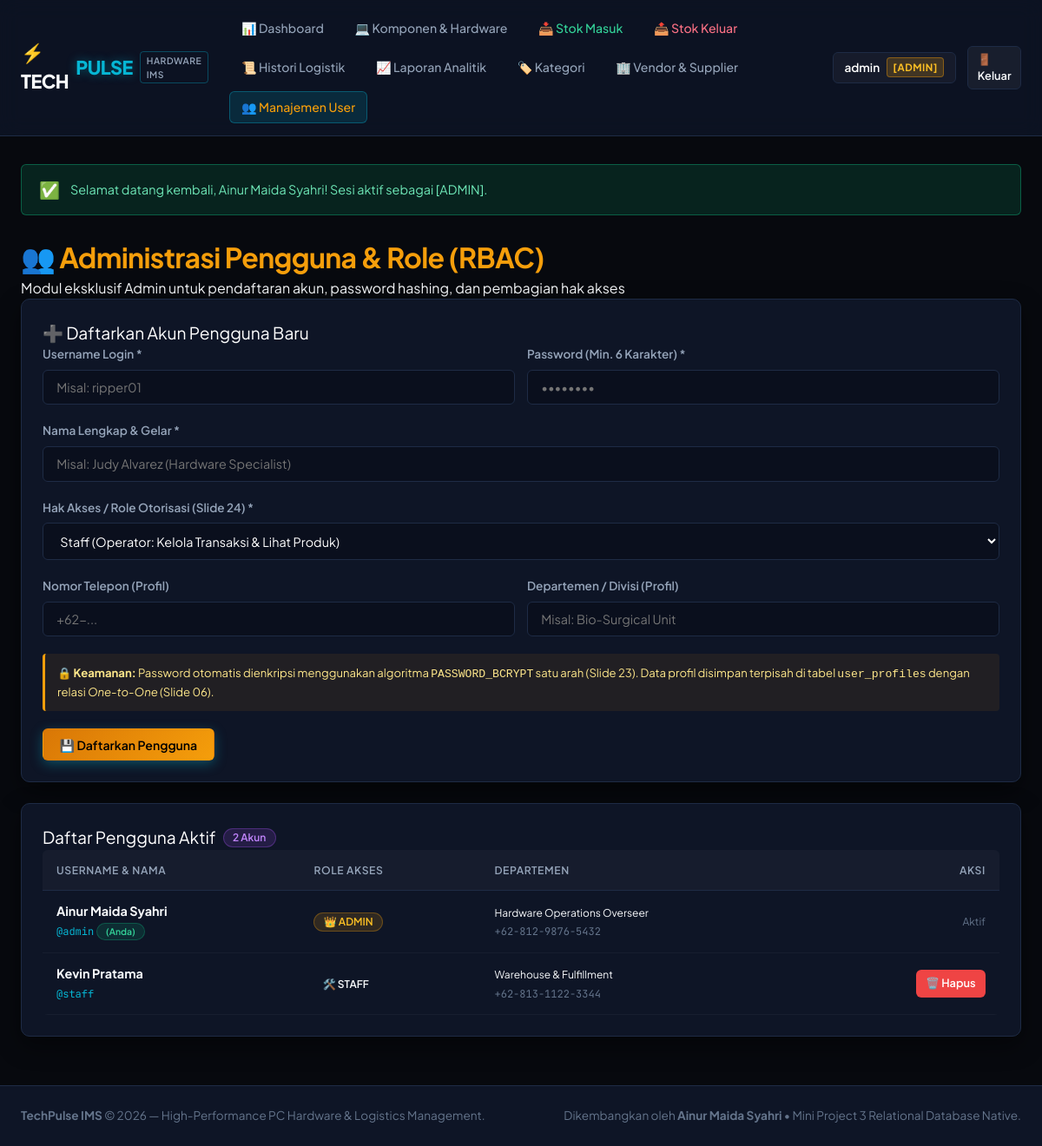
/users.php (signed in), run on the app's committed database.
### tables this page shows
CREATE TABLE `user_profiles` (
    `id` INT AUTO_INCREMENT PRIMARY KEY,
    `user_id` INT NOT NULL UNIQUE,
    `phone` VARCHAR(50) DEFAULT NULL,
    `department` VARCHAR(100) DEFAULT NULL,
    `bio` TEXT DEFAULT NULL,
    FOREIGN KEY (`user_id`) REFERENCES `users`(`id`) ON DELETE CASCADE ON UPDATE CASCADE
);

CREATE TABLE `users` (
    `id` INT AUTO_INCREMENT PRIMARY KEY,
    `username` VARCHAR(50) NOT NULL UNIQUE,
    `password_hash` VARCHAR(255) NOT NULL,
    `full_name` VARCHAR(100) NOT NULL,
    `role` ENUM('admin', 'staff') NOT NULL DEFAULT 'staff',
    `created_at` TIMESTAMP DEFAULT CURRENT_TIMESTAMP
);

### helpers/escape.php (called while the page is built, shortened)
<?php
function e($string) {
    return htmlspecialchars((string)$string, ENT_QUOTES, 'UTF-8');
}

### helpers/auth.php (called while the page is built, shortened)
<?php
function is_logged_in() {
    return isset($_SESSION['user']) && !empty($_SESSION['user']['id']);
}
function current_user() {
    return is_logged_in() ? $_SESSION['user'] : null;
}

### users.php (the view, shortened to what this page needs)
<?php
require_once __DIR__ . '/views/header.php';
$users = $pdo->query("
    SELECT u.id, u.username, u.full_name, u.role, u.created_at,
           up.phone, up.department
    FROM users u
    LEFT JOIN user_profiles up ON up.user_id = u.id
    ORDER BY u.id ASC
")->fetchAll();
?>
<div class="page-header">
    <div>
        <h1 class="page-title" style="color: var(--amber-neon);">👥 Administrasi Pengguna & Role (RBAC)</h1>
        <div class="page-subtitle">Modul eksklusif Admin untuk pendaftaran akun, password hashing, dan pembagian hak akses</div>
    </div>
</div>
<div class="grid-cols-2">
    <div class="card">
        <div class="card-title">
            <span>➕ Daftarkan Akun Pengguna Baru</span>
        </div>
        <form action="users.php" method="POST">
            <div style="display: grid; grid-template-columns: 1fr 1fr; gap: 14px;">
                <div class="form-group">
                    <label class="form-label" for="username">Username Login *</label>
                    <input type="text" id="username" name="username" class="form-control"
                           placeholder="Misal: ripper01" required>
                </div>
                <div class="form-group">
                    <label class="form-label" for="password">Password (Min. 6 Karakter) *</label>
                    <input type="password" id="password" name="password" class="form-control"
                           placeholder="••••••••" required>
                </div>
            </div>
            <div class="form-group">
                <label class="form-label" for="full_name">Nama Lengkap & Gelar *</label>
                <input type="text" id="full_name" name="full_name" class="form-control"
                       placeholder="Misal: Judy Alvarez (Hardware Specialist)" required>
            </div>
            <div class="form-group">
                <label class="form-label" for="role">Hak Akses / Role Otorisasi (Slide 24) *</label>
                <select id="role" name="role" class="form-control" required>
                    <option value="staff">Staff (Operator: Kelola Transaksi & Lihat Produk)</option>
                </select>
            </div>
            <div style="display: grid; grid-template-columns: 1fr 1fr; gap: 14px;">
                <div class="form-group">
                    <label class="form-label" for="phone">Nomor Telepon (Profil)</label>
                    <input type="text" id="phone" name="phone" class="form-control mono"
                           placeholder="+62-...">
                </div>
                <div class="form-group">
                    <label class="form-label" for="department">Departemen / Divisi (Profil)</label>
                    <input type="text" id="department" name="department" class="form-control"
                           placeholder="Misal: Bio-Surgical Unit">
                </div>
            </div>
            <div style="background: rgba(245, 158, 11, 0.08); border-left: 3px solid var(--amber-neon); padding: 12px 14px; border-radius: 4px; font-size: 0.82rem; color: #fde68a; margin-bottom: 20px;">
                🔒 <strong>Keamanan:</strong> Password otomatis dienkripsi menggunakan algoritma <code>PASSWORD_BCRYPT</code> satu arah (Slide 23). Data profil disimpan terpisah di tabel <code>user_profiles</code> dengan relasi <em>One-to-One</em> (Slide 06).
            </div>
            <button type="submit" class="btn btn-primary" style="background: linear-gradient(135deg, #d97706, #f59e0b); color: #000;">
                💾 Daftarkan Pengguna
            </button>
        </form>
    </div>
    <div class="card">
        <div class="card-title">
            <span>Daftar Pengguna Aktif</span>
            <span class="badge badge-purple"><?= count($users) ?> Akun</span>
        </div>
        <div class="table-responsive">
            <table class="custom-table">
                <thead>
                    <tr>
                        <th>Username & Nama</th>
                        <th>Role Akses</th>
                        <th>Departemen</th>
                        <th style="text-align: right;">Aksi</th>
                    </tr>
                </thead>
                <tbody>
                    <?php foreach ($users as $u): ?>
                        <tr>
                            <td>
                                <strong><?= e($u['full_name']) ?></strong><br>
                                <small class="mono" style="color: var(--cyan-neon);">@<?= e($u['username']) ?></small>
                                <?php if ($u['id'] === (int)$current_user['id']): ?>
                                    <span class="badge badge-success" style="font-size: 0.65rem;">(Anda)</span>
                                <?php endif; ?>
                            </td>
                            <td>
                                <?php if ($u['role'] === 'admin'): ?>
                                    <span class="badge badge-warning">👑 ADMIN</span>
                                <?php else: ?>
                                    <span class="badge badge-cyan">🛠️ STAFF</span>
                                <?php endif; ?>
                            </td>
                            <td>
                                <small><?= e($u['department'] ?: '-') ?></small><br>
                                <small class="mono" style="color: var(--text-dim);"><?= e($u['phone'] ?: '') ?></small>
                            </td>
                            <td style="text-align: right;">
                                <?php if ($u['id'] !== (int)$current_user['id']): ?>
                                    <a href="users.php?action=delete&id=<?= $u['id'] ?>" class="btn btn-danger btn-sm"
                                       onclick="return confirm('Hapus akun <?= e($u['username']) ?>?');">
                                        🗑️ Hapus
                                    </a>
                                <?php else: ?>
                                    <span style="font-size: 0.75rem; color: var(--text-dim);">Aktif</span>
                                <?php endif; ?>
                            </td>
                        </tr>
                    <?php endforeach; ?>
                </tbody>
            </table>
        </div>
    </div>
</div>
<?php require_once __DIR__ . '/views/footer.php'; ?>

### assets/css/style.css (style rules this page uses)
:root { --bg-dark: #07090e; --bg-card: #0e1526; --bg-card-hover: #141f38; --bg-input: #0a0f1d; --border-color: #1e2b45; --border-accent: rgba(6, 182, 212, 0.35); --text-main: #f8fafc; --text-muted: #94a3b8; --text-dim: #64748b; --cyan-neon: #06b6d4; --cyan-glow: rgba(6, 182, 212, 0.45); --blue-accent: #3b82f6; --violet-accent: #8b5cf6; --indigo-neon: #6366f1; --emerald-neon: #10b981; --amber-neon: #f59e0b; --rose-neon: #f43f5e; --purple-neon: #a855f7; --radius-sm: 6px; --radius-md: 10px; --radius-lg: 14px; --shadow-card: 0 10px 28px rgba(0, 0, 0, 0.45); --shadow-glow: 0 0 20px rgba(6, 182, 212, 0.25); }
* { box-sizing: border-box; margin: 0; padding: 0; }
body { background-color: var(--bg-dark); color: var(--text-main); font-family: 'Plus Jakarta Sans', sans-serif; min-height: 100vh; display: flex; flex-direction: column; line-height: 1.5; }
h1, h2, h3, h4, .brand-font { letter-spacing: -0.02em; font-weight: 700; }
.mono { font-family: 'JetBrains Mono', monospace; }
.card { background: var(--bg-card); border: 1px solid var(--border-color); border-radius: var(--radius-md); padding: 1.5rem; box-shadow: var(--shadow-card); margin-bottom: 1.5rem; position: relative; overflow: hidden; transition: border-color 0.2s ease; }
.card-title { font-size: 1.2rem; color: #fff; display: flex; align-items: center; gap: 0.5rem; }
.grid-cols-2 { grid-template-columns: repeat(2, minmax(0, 1fr)); }
.table-responsive { overflow-x: auto; border-radius: var(--radius-sm); }
table { width: 100%; border-collapse: collapse; font-size: 0.9rem; text-align: left; }
th { background: rgba(255, 255, 255, 0.03); color: var(--text-muted); font-weight: 600; text-transform: uppercase; font-size: 0.76rem; letter-spacing: 0.6px; padding: 0.85rem 1rem; border-bottom: 1px solid var(--border-color); }
td { padding: 0.85rem 1rem; border-bottom: 1px solid rgba(255, 255, 255, 0.04); color: var(--text-main); vertical-align: middle; }
.badge { display: inline-block; padding: 0.25rem 0.65rem; border-radius: 9999px; font-size: 0.75rem; font-weight: 600; line-height: 1; }
.badge-success { background: rgba(16, 185, 129, 0.15); color: #34d399; border: 1px solid rgba(16, 185, 129, 0.3); }
.badge-warning { background: rgba(245, 158, 11, 0.15); color: #fbbf24; border: 1px solid rgba(245, 158, 11, 0.3); }
.badge-purple { background: rgba(168, 85, 247, 0.15); color: #c084fc; border: 1px solid rgba(168, 85, 247, 0.3); }
.btn { display: inline-flex; align-items: center; justify-content: center; gap: 0.45rem; padding: 0.55rem 1.15rem; font-size: 0.88rem; font-weight: 600; border-radius: var(--radius-sm); text-decoration: none; cursor: pointer; border: 1px solid transparent; transition: all 0.2s ease; font-family: inherit; }
.btn-primary { background: linear-gradient(135deg, #06b6d4, #3b82f6); color: #fff; box-shadow: 0 4px 14px rgba(6, 182, 212, 0.35); }
.btn-danger { background: #ef4444; color: #fff; }
.btn-sm { padding: 0.32rem 0.65rem; font-size: 0.8rem; }
.form-group { margin-bottom: 1.25rem; }
.form-label { display: block; margin-bottom: 0.45rem; font-size: 0.85rem; font-weight: 600; color: var(--text-muted); }
.form-control, .form-select { width: 100%; padding: 0.65rem 0.95rem; font-size: 0.9rem; color: #fff; background-color: var(--bg-input); border: 1px solid var(--border-color); border-radius: var(--radius-sm); transition: border-color 0.2s ease; font-family: inherit; }

### data on the page
user_profiles: user.full_name "Ainur Maida Syahri", user.username "admin", shows "(Anda)", shows "👑 ADMIN", department "Hardware Operations Overseer", phone "+62-812-9876-5432", shows "Aktif"
user_profiles: user.full_name "Kevin Pratama", user.username "staff", shows "🛠️ STAFF", department "Warehouse & Fulfillment", phone "+62-813-1122-3344"

### other printed values
$current_user['username'] "admin"
$current_user['role'] "ADMIN"
$icon "✅"
$flash['message'] "Selamat datang kembali, Ainur Maida Syahri! Sesi aktif sebagai [ADMIN]."
count($users) "2"
